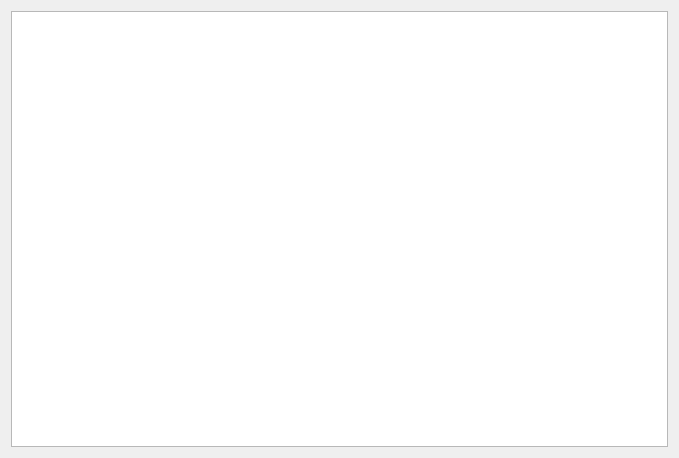
<?xml version="1.0" encoding="UTF-8"?>
<ui version="4.0">
 <class>showVehicleWindow</class>
 <widget class="QDialog" name="showVehicleWindow">
  <property name="geometry">
   <rect>
    <x>0</x>
    <y>0</y>
    <width>679</width>
    <height>458</height>
   </rect>
  </property>
  <property name="windowTitle">
   <string>Dialog</string>
  </property>
  <layout class="QVBoxLayout" name="verticalLayout">
   <item>
    <widget class="QTableWidget" name="tabela_pojazdow"/>
   </item>
  </layout>
 </widget>
 <resources/>
 <connections/>
</ui>
